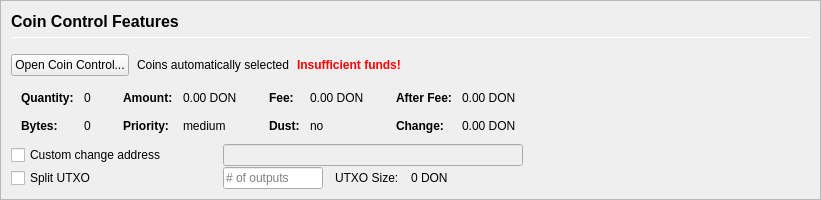
         <widget class="QFrame" name="frameCoinControl">
          <property name="sizePolicy">
           <sizepolicy hsizetype="Expanding" vsizetype="Expanding">
            <horstretch>0</horstretch>
            <verstretch>0</verstretch>
           </sizepolicy>
          </property>
          <property name="maximumSize">
           <size>
            <width>16777215</width>
            <height>16777215</height>
           </size>
          </property>
          <property name="frameShape">
           <enum>QFrame::StyledPanel</enum>
          </property>
          <property name="frameShadow">
           <enum>QFrame::Sunken</enum>
          </property>
          <layout class="QVBoxLayout" name="verticalLayoutCoinControl2">
           <property name="spacing">
            <number>0</number>
           </property>
           <property name="leftMargin">
            <number>0</number>
           </property>
           <property name="topMargin">
            <number>0</number>
           </property>
           <property name="rightMargin">
            <number>0</number>
           </property>
           <property name="bottomMargin">
            <number>0</number>
           </property>
           <item>
            <widget class="QFrame" name="frameCoinControl_BG">
             <layout class="QVBoxLayout" name="verticalLayoutCoinControl" stretch="0,0,0,0,0,0">
              <property name="spacing">
               <number>1</number>
              </property>
              <property name="leftMargin">
               <number>10</number>
              </property>
              <property name="topMargin">
               <number>10</number>
              </property>
              <item>
               <layout class="QHBoxLayout" name="horizontalLayoutCoinControl1">
                <property name="bottomMargin">
                 <number>15</number>
                </property>
                <item>
                 <layout class="QVBoxLayout" name="verticalLayout_3">
                  <property name="spacing">
                   <number>6</number>
                  </property>
                  <item>
                   <widget class="QLabel" name="labelCoinControlFeatures">
                    <property name="sizePolicy">
                     <sizepolicy hsizetype="Preferred" vsizetype="Maximum">
                      <horstretch>0</horstretch>
                      <verstretch>0</verstretch>
                     </sizepolicy>
                    </property>
                    <property name="minimumSize">
                     <size>
                      <width>0</width>
                      <height>20</height>
                     </size>
                    </property>
                    <property name="font">
                     <font>
                      <pointsize>12</pointsize>
                      <weight>75</weight>
                      <bold>true</bold>
                     </font>
                    </property>
                    <property name="styleSheet">
                     <string notr="true">font-weight:bold;</string>
                    </property>
                    <property name="text">
                     <string>Coin Control Features</string>
                    </property>
                   </widget>
                  </item>
                  <item>
                   <widget class="Line" name="line">
                    <property name="minimumSize">
                     <size>
                      <width>0</width>
                      <height>1</height>
                     </size>
                    </property>
                    <property name="maximumSize">
                     <size>
                      <width>16777215</width>
                      <height>1</height>
                     </size>
                    </property>
                    <property name="orientation">
                     <enum>Qt::Horizontal</enum>
                    </property>
                   </widget>
                  </item>
                 </layout>
                </item>
               </layout>
              </item>
              <item>
               <layout class="QHBoxLayout" name="horizontalLayoutCoinControl2" stretch="0,0,0,0">
                <property name="spacing">
                 <number>8</number>
                </property>
                <property name="bottomMargin">
                 <number>10</number>
                </property>
                <item>
                 <widget class="QPushButton" name="pushButtonCoinControl">
                  <property name="styleSheet">
                   <string notr="true"/>
                  </property>
                  <property name="text">
                   <string>Open Coin Control...</string>
                  </property>
                  <property name="autoDefault">
                   <bool>false</bool>
                  </property>
                 </widget>
                </item>
                <item>
                 <widget class="QLabel" name="labelCoinControlAutomaticallySelected">
                  <property name="text">
                   <string>Coins automatically selected</string>
                  </property>
                  <property name="margin">
                   <number>5</number>
                  </property>
                 </widget>
                </item>
                <item>
                 <widget class="QLabel" name="labelCoinControlInsuffFunds">
                  <property name="font">
                   <font>
                    <weight>75</weight>
                    <bold>true</bold>
                   </font>
                  </property>
                  <property name="styleSheet">
                   <string notr="true">color:red;font-weight:bold;</string>
                  </property>
                  <property name="text">
                   <string>Insufficient funds!</string>
                  </property>
                  <property name="margin">
                   <number>5</number>
                  </property>
                 </widget>
                </item>
                <item>
                 <spacer name="horizontalSpacerCoinControl">
                  <property name="orientation">
                   <enum>Qt::Horizontal</enum>
                  </property>
                  <property name="sizeHint" stdset="0">
                   <size>
                    <width>40</width>
                    <height>1</height>
                   </size>
                  </property>
                 </spacer>
                </item>
               </layout>
              </item>
              <item>
               <widget class="QWidget" name="widgetCoinControl" native="true">
                <property name="sizePolicy">
                 <sizepolicy hsizetype="Preferred" vsizetype="Preferred">
                  <horstretch>0</horstretch>
                  <verstretch>0</verstretch>
                 </sizepolicy>
                </property>
                <property name="minimumSize">
                 <size>
                  <width>0</width>
                  <height>0</height>
                 </size>
                </property>
                <property name="styleSheet">
                 <string notr="true"/>
                </property>
                <layout class="QHBoxLayout" name="horizontalLayoutCoinControl5">
                 <property name="leftMargin">
                  <number>0</number>
                 </property>
                 <property name="topMargin">
                  <number>0</number>
                 </property>
                 <property name="rightMargin">
                  <number>0</number>
                 </property>
                 <property name="bottomMargin">
                  <number>0</number>
                 </property>
                 <item>
                  <layout class="QHBoxLayout" name="horizontalLayoutCoinControl3" stretch="0,0,0,1">
                   <property name="spacing">
                    <number>20</number>
                   </property>
                   <property name="topMargin">
                    <number>0</number>
                   </property>
                   <property name="bottomMargin">
                    <number>10</number>
                   </property>
                   <item>
                    <layout class="QFormLayout" name="formLayoutCoinControl1">
                     <property name="horizontalSpacing">
                      <number>10</number>
                     </property>
                     <property name="verticalSpacing">
                      <number>14</number>
                     </property>
                     <property name="leftMargin">
                      <number>10</number>
                     </property>
                     <property name="topMargin">
                      <number>4</number>
                     </property>
                     <property name="rightMargin">
                      <number>6</number>
                     </property>
                     <item row="0" column="0">
                      <widget class="QLabel" name="labelCoinControlQuantityText">
                       <property name="font">
                        <font>
                         <weight>75</weight>
                         <bold>true</bold>
                        </font>
                       </property>
                       <property name="text">
                        <string>Quantity:</string>
                       </property>
                       <property name="margin">
                        <number>0</number>
                       </property>
                      </widget>
                     </item>
                     <item row="0" column="1">
                      <widget class="QLabel" name="labelCoinControlQuantity">
                       <property name="cursor">
                        <cursorShape>IBeamCursor</cursorShape>
                       </property>
                       <property name="contextMenuPolicy">
                        <enum>Qt::ActionsContextMenu</enum>
                       </property>
                       <property name="text">
                        <string notr="true">0</string>
                       </property>
                       <property name="margin">
                        <number>0</number>
                       </property>
                       <property name="textInteractionFlags">
                        <set>Qt::LinksAccessibleByMouse|Qt::TextSelectableByKeyboard|Qt::TextSelectableByMouse</set>
                       </property>
                      </widget>
                     </item>
                     <item row="1" column="0">
                      <widget class="QLabel" name="labelCoinControlBytesText">
                       <property name="font">
                        <font>
                         <weight>75</weight>
                         <bold>true</bold>
                        </font>
                       </property>
                       <property name="text">
                        <string>Bytes:</string>
                       </property>
                      </widget>
                     </item>
                     <item row="1" column="1">
                      <widget class="QLabel" name="labelCoinControlBytes">
                       <property name="cursor">
                        <cursorShape>IBeamCursor</cursorShape>
                       </property>
                       <property name="contextMenuPolicy">
                        <enum>Qt::ActionsContextMenu</enum>
                       </property>
                       <property name="text">
                        <string notr="true">0</string>
                       </property>
                       <property name="textInteractionFlags">
                        <set>Qt::LinksAccessibleByMouse|Qt::TextSelectableByKeyboard|Qt::TextSelectableByMouse</set>
                       </property>
                      </widget>
                     </item>
                    </layout>
                   </item>
                   <item>
                    <layout class="QFormLayout" name="formLayoutCoinControl2">
                     <property name="horizontalSpacing">
                      <number>10</number>
                     </property>
                     <property name="verticalSpacing">
                      <number>14</number>
                     </property>
                     <property name="leftMargin">
                      <number>6</number>
                     </property>
                     <property name="topMargin">
                      <number>4</number>
                     </property>
                     <property name="rightMargin">
                      <number>6</number>
                     </property>
                     <item row="0" column="0">
                      <widget class="QLabel" name="labelCoinControlAmountText">
                       <property name="font">
                        <font>
                         <weight>75</weight>
                         <bold>true</bold>
                        </font>
                       </property>
                       <property name="text">
                        <string>Amount:</string>
                       </property>
                       <property name="margin">
                        <number>0</number>
                       </property>
                      </widget>
                     </item>
                     <item row="0" column="1">
                      <widget class="QLabel" name="labelCoinControlAmount">
                       <property name="cursor">
                        <cursorShape>IBeamCursor</cursorShape>
                       </property>
                       <property name="contextMenuPolicy">
                        <enum>Qt::ActionsContextMenu</enum>
                       </property>
                       <property name="text">
                        <string notr="true">0.00 DON</string>
                       </property>
                       <property name="textInteractionFlags">
                        <set>Qt::LinksAccessibleByMouse|Qt::TextSelectableByKeyboard|Qt::TextSelectableByMouse</set>
                       </property>
                      </widget>
                     </item>
                     <item row="1" column="0">
                      <widget class="QLabel" name="labelCoinControlPriorityText">
                       <property name="font">
                        <font>
                         <weight>75</weight>
                         <bold>true</bold>
                        </font>
                       </property>
                       <property name="text">
                        <string>Priority:</string>
                       </property>
                      </widget>
                     </item>
                     <item row="1" column="1">
                      <widget class="QLabel" name="labelCoinControlPriority">
                       <property name="cursor">
                        <cursorShape>IBeamCursor</cursorShape>
                       </property>
                       <property name="contextMenuPolicy">
                        <enum>Qt::ActionsContextMenu</enum>
                       </property>
                       <property name="text">
                        <string>medium</string>
                       </property>
                       <property name="textInteractionFlags">
                        <set>Qt::LinksAccessibleByMouse|Qt::TextSelectableByKeyboard|Qt::TextSelectableByMouse</set>
                       </property>
                      </widget>
                     </item>
                    </layout>
                   </item>
                   <item>
                    <layout class="QFormLayout" name="formLayoutCoinControl3">
                     <property name="horizontalSpacing">
                      <number>10</number>
                     </property>
                     <property name="verticalSpacing">
                      <number>14</number>
                     </property>
                     <property name="leftMargin">
                      <number>6</number>
                     </property>
                     <property name="topMargin">
                      <number>4</number>
                     </property>
                     <property name="rightMargin">
                      <number>6</number>
                     </property>
                     <item row="0" column="0">
                      <widget class="QLabel" name="labelCoinControlFeeText">
                       <property name="font">
                        <font>
                         <weight>75</weight>
                         <bold>true</bold>
                        </font>
                       </property>
                       <property name="text">
                        <string>Fee:</string>
                       </property>
                       <property name="margin">
                        <number>0</number>
                       </property>
                      </widget>
                     </item>
                     <item row="0" column="1">
                      <widget class="QLabel" name="labelCoinControlFee">
                       <property name="cursor">
                        <cursorShape>IBeamCursor</cursorShape>
                       </property>
                       <property name="contextMenuPolicy">
                        <enum>Qt::ActionsContextMenu</enum>
                       </property>
                       <property name="text">
                        <string notr="true">0.00 DON</string>
                       </property>
                       <property name="textInteractionFlags">
                        <set>Qt::LinksAccessibleByMouse|Qt::TextSelectableByKeyboard|Qt::TextSelectableByMouse</set>
                       </property>
                      </widget>
                     </item>
                     <item row="1" column="0">
                      <widget class="QLabel" name="labelCoinControlLowOutputText">
                       <property name="font">
                        <font>
                         <weight>75</weight>
                         <bold>true</bold>
                        </font>
                       </property>
                       <property name="text">
                        <string>Dust:</string>
                       </property>
                      </widget>
                     </item>
                     <item row="1" column="1">
                      <widget class="QLabel" name="labelCoinControlLowOutput">
                       <property name="cursor">
                        <cursorShape>IBeamCursor</cursorShape>
                       </property>
                       <property name="contextMenuPolicy">
                        <enum>Qt::ActionsContextMenu</enum>
                       </property>
                       <property name="text">
                        <string>no</string>
                       </property>
                       <property name="textInteractionFlags">
                        <set>Qt::LinksAccessibleByMouse|Qt::TextSelectableByKeyboard|Qt::TextSelectableByMouse</set>
                       </property>
                      </widget>
                     </item>
                    </layout>
                   </item>
                   <item>
                    <layout class="QFormLayout" name="formLayoutCoinControl4">
                     <property name="horizontalSpacing">
                      <number>10</number>
                     </property>
                     <property name="verticalSpacing">
                      <number>14</number>
                     </property>
                     <property name="leftMargin">
                      <number>6</number>
                     </property>
                     <property name="topMargin">
                      <number>4</number>
                     </property>
                     <property name="rightMargin">
                      <number>6</number>
                     </property>
                     <item row="0" column="0">
                      <widget class="QLabel" name="labelCoinControlAfterFeeText">
                       <property name="font">
                        <font>
                         <weight>75</weight>
                         <bold>true</bold>
                        </font>
                       </property>
                       <property name="text">
                        <string>After Fee:</string>
                       </property>
                       <property name="margin">
                        <number>0</number>
                       </property>
                      </widget>
                     </item>
                     <item row="0" column="1">
                      <widget class="QLabel" name="labelCoinControlAfterFee">
                       <property name="cursor">
                        <cursorShape>IBeamCursor</cursorShape>
                       </property>
                       <property name="contextMenuPolicy">
                        <enum>Qt::ActionsContextMenu</enum>
                       </property>
                       <property name="text">
                        <string notr="true">0.00 DON</string>
                       </property>
                       <property name="textInteractionFlags">
                        <set>Qt::LinksAccessibleByMouse|Qt::TextSelectableByKeyboard|Qt::TextSelectableByMouse</set>
                       </property>
                      </widget>
                     </item>
                     <item row="1" column="0">
                      <widget class="QLabel" name="labelCoinControlChangeText">
                       <property name="font">
                        <font>
                         <weight>75</weight>
                         <bold>true</bold>
                        </font>
                       </property>
                       <property name="text">
                        <string>Change:</string>
                       </property>
                      </widget>
                     </item>
                     <item row="1" column="1">
                      <widget class="QLabel" name="labelCoinControlChange">
                       <property name="cursor">
                        <cursorShape>IBeamCursor</cursorShape>
                       </property>
                       <property name="contextMenuPolicy">
                        <enum>Qt::ActionsContextMenu</enum>
                       </property>
                       <property name="text">
                        <string notr="true">0.00 DON</string>
                       </property>
                       <property name="textInteractionFlags">
                        <set>Qt::LinksAccessibleByMouse|Qt::TextSelectableByKeyboard|Qt::TextSelectableByMouse</set>
                       </property>
                      </widget>
                     </item>
                    </layout>
                   </item>
                  </layout>
                 </item>
                </layout>
               </widget>
              </item>
              <item>
               <layout class="QHBoxLayout" name="horizontalLayoutCoinControl4">
                <property name="spacing">
                 <number>12</number>
                </property>
                <property name="sizeConstraint">
                 <enum>QLayout::SetDefaultConstraint</enum>
                </property>
                <property name="topMargin">
                 <number>0</number>
                </property>
                <property name="rightMargin">
                 <number>0</number>
                </property>
                <item>
                 <widget class="QCheckBox" name="checkBoxCoinControlChange">
                  <property name="sizePolicy">
                   <sizepolicy hsizetype="Preferred" vsizetype="Preferred">
                    <horstretch>0</horstretch>
                    <verstretch>0</verstretch>
                   </sizepolicy>
                  </property>
                  <property name="minimumSize">
                   <size>
                    <width>200</width>
                    <height>0</height>
                   </size>
                  </property>
                  <property name="maximumSize">
                   <size>
                    <width>200</width>
                    <height>16777215</height>
                   </size>
                  </property>
                  <property name="toolTip">
                   <string>If this is activated, but the change address is empty or invalid, change will be sent to a newly generated address.</string>
                  </property>
                  <property name="text">
                   <string>Custom change address</string>
                  </property>
                 </widget>
                </item>
                <item>
                 <widget class="QValidatedLineEdit" name="lineEditCoinControlChange">
                  <property name="enabled">
                   <bool>false</bool>
                  </property>
                  <property name="sizePolicy">
                   <sizepolicy hsizetype="Preferred" vsizetype="Preferred">
                    <horstretch>0</horstretch>
                    <verstretch>0</verstretch>
                   </sizepolicy>
                  </property>
                  <property name="minimumSize">
                   <size>
                    <width>300</width>
                    <height>0</height>
                   </size>
                  </property>
                 </widget>
                </item>
                <item>
                 <widget class="QLabel" name="labelCoinControlChangeLabel">
                  <property name="sizePolicy">
                   <sizepolicy hsizetype="Preferred" vsizetype="Preferred">
                    <horstretch>0</horstretch>
                    <verstretch>0</verstretch>
                   </sizepolicy>
                  </property>
                  <property name="minimumSize">
                   <size>
                    <width>100</width>
                    <height>0</height>
                   </size>
                  </property>
                  <property name="text">
                   <string/>
                  </property>
                  <property name="margin">
                   <number>3</number>
                  </property>
                 </widget>
                </item>
               </layout>
              </item>
              <item>
               <layout class="QHBoxLayout" name="horizontalLayoutCoinControl6">
                <property name="spacing">
                 <number>12</number>
                </property>
                <property name="rightMargin">
                 <number>0</number>
                </property>
                <item>
                 <widget class="QCheckBox" name="splitBlockCheckBox">
                  <property name="sizePolicy">
                   <sizepolicy hsizetype="Preferred" vsizetype="Preferred">
                    <horstretch>0</horstretch>
                    <verstretch>0</verstretch>
                   </sizepolicy>
                  </property>
                  <property name="minimumSize">
                   <size>
                    <width>200</width>
                    <height>0</height>
                   </size>
                  </property>
                  <property name="maximumSize">
                   <size>
                    <width>200</width>
                    <height>16777215</height>
                   </size>
                  </property>
                  <property name="text">
                   <string>Split UTXO</string>
                  </property>
                 </widget>
                </item>
                <item>
                 <widget class="QLineEdit" name="splitBlockLineEdit">
                  <property name="sizePolicy">
                   <sizepolicy hsizetype="Preferred" vsizetype="Preferred">
                    <horstretch>50</horstretch>
                    <verstretch>0</verstretch>
                   </sizepolicy>
                  </property>
                  <property name="minimumSize">
                   <size>
                    <width>100</width>
                    <height>0</height>
                   </size>
                  </property>
                  <property name="maximumSize">
                   <size>
                    <width>100</width>
                    <height>16777215</height>
                   </size>
                  </property>
                  <property name="placeholderText">
                   <string># of outputs</string>
                  </property>
                 </widget>
                </item>
                <item>
                 <widget class="QLabel" name="labelBlockSizeText">
                  <property name="text">
                   <string>UTXO Size:</string>
                  </property>
                 </widget>
                </item>
                <item>
                 <widget class="QLabel" name="labelBlockSize">
                  <property name="text">
                   <string>0 DON</string>
                  </property>
                 </widget>
                </item>
                <item>
                 <spacer name="horizontalSpacer_7">
                  <property name="orientation">
                   <enum>Qt::Horizontal</enum>
                  </property>
                  <property name="sizeHint" stdset="0">
                   <size>
                    <width>40</width>
                    <height>20</height>
                   </size>
                  </property>
                 </spacer>
                </item>
               </layout>
              </item>
              <item>
               <spacer name="verticalSpacerCoinControl">
                <property name="orientation">
                 <enum>Qt::Vertical</enum>
                </property>
                <property name="sizeHint" stdset="0">
                 <size>
                  <width>800</width>
                  <height>1</height>
                 </size>
                </property>
               </spacer>
              </item>
             </layout>
            </widget>
           </item>
          </layout>
         </widget>
